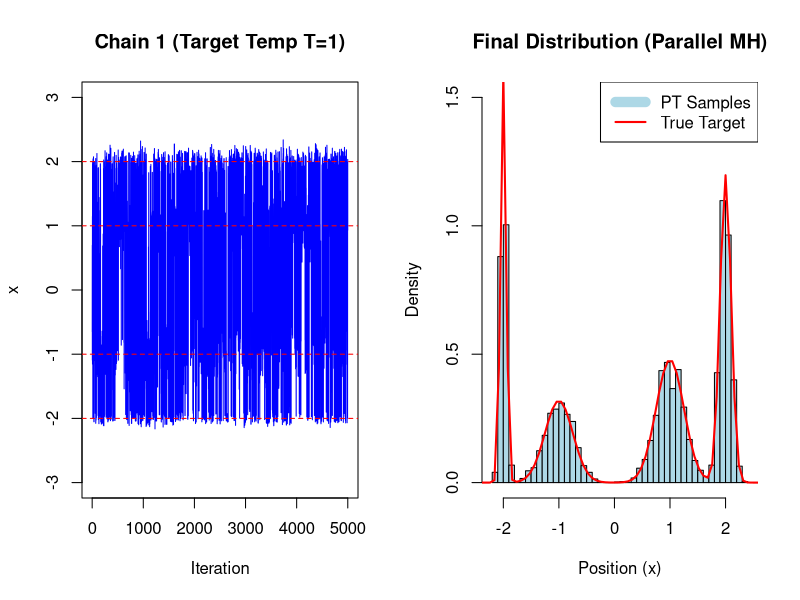
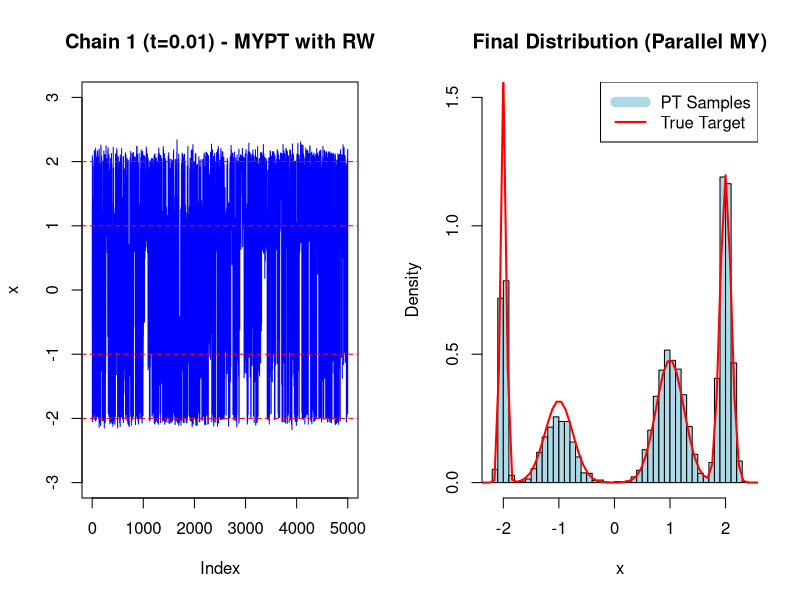
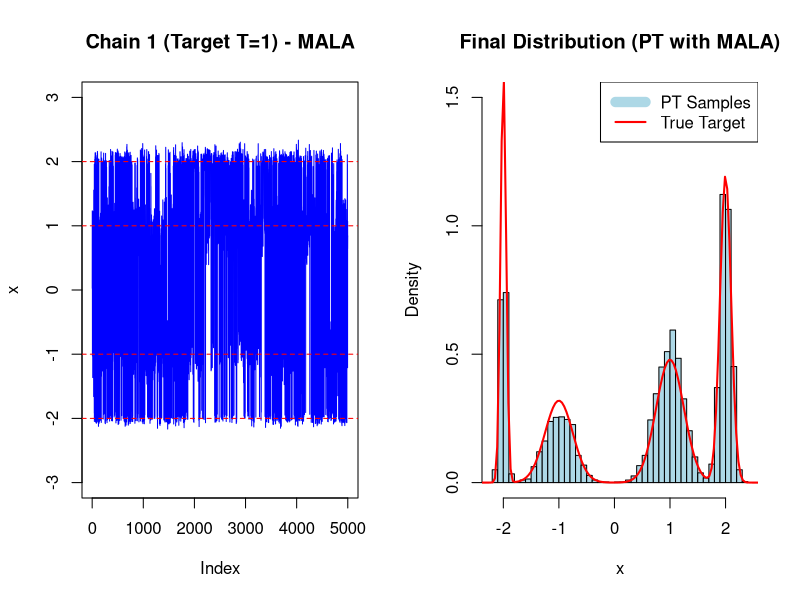

Generate these figures, in order, with R:
# Define Potential
potential = function(x)
{
  mu1 = -2; mu2 = -1; mu3 = 1; mu4 = 2
  sigma1 = 0.05; sigma2 = 0.25; sigma3 = 0.25; sigma4 = 0.1
  density_val = 0.2 * dnorm(x, mean=mu1, sd=sigma1) + 
    0.2 * dnorm(x, mean=mu2, sd=sigma2) + 
    0.3 * dnorm(x, mean=mu3, sd=sigma3) + 
    0.3 * dnorm(x, mean=mu4, sd=sigma4) 
  return(-log(density_val))
}

# define a grid for calculations
grid = seq(-4, 4, length.out = 2000)

# Pre-calculate the Potential on this grid (black line data)
potential_on_grid = sapply(grid, potential)

# Moreau Envelope and Proximal Operator Calculation
# we solve the optimization problem: min_y { U(y) + (1/2t) * ||x - y||^2 }
moreau_func = function(x, t)
{
  if(t==0){
    return(list(val = potential(x), 0))
  }
  penalty = (1/(2*t))*(x-grid)^2
  objectives = potential_on_grid + penalty
  min_idx = which.min(objectives)
  min_value = min(objectives)                
  return(list(val = min_value, prox = grid[min_idx])) # Return the minimized value and proximal  
}

density_val = function(x, t){
  return(exp(-1*moreau_func(x, t)$val))
}


# Parallel Tempering Algorithm
# 1. Using MH-ALgo based Markov chains 
run_parallel_mh = function(iter, n_chains) 
{
  # T=1 is target. T=High is flat.
  temps = exp(seq(log(1), log(50), length.out = n_chains))
  betas = 1/temps 
  
  chain_states = matrix(0, nrow = iter, ncol = n_chains)
  
  #Initialize
  current_x = rep(0, n_chains)
  
  tot_iter = 0
  swap_success = 0
  
  for(i in 1:iter){
    for(k in 1:n_chains){
      # Propose new spot
      x_old = current_x[k]
      x_new = x_old + rnorm(1, mean=0, sd=0.5) # Random walk
      
      # Calculate Energy Difference
      U_old = potential(x_old)
      U_new = potential(x_new)
      
      # Acceptance Ratio = exp(-beta *(U_new - U_old))
      log_ratio = -betas[k] *(U_new - U_old)
      
      if(log(runif(1)) < log_ratio){
        current_x[k] = x_new
      }
    }
    
    # swapping chain k and k+1
    for (k in 1:(n_chains - 1)) {
      chain_i = k
      chain_j = k + 1
      
      x_i = current_x[chain_i]
      x_j = current_x[chain_j]
      
      # The Swap Acceptance Formula = min(1, exp((Beta_i-Beta_j)*(U(x_i)-U(x_j))))
      d_beta = betas[chain_i]-betas[chain_j]
      d_energy = potential(x_i)-potential(x_j)
      
      log_swap_ratio = d_beta * d_energy
      
      if (log(runif(1)) < log_swap_ratio) {
        # Perform Swap
        temp = current_x[chain_i]
        current_x[chain_i] = current_x[chain_j]
        current_x[chain_j] = temp
        
        swap_success = swap_success + 1
      }
      tot_iter = tot_iter + 1
    }
    # Store states
    chain_states[i, ] = current_x
  }
  
  cat("Swap Acceptance Rate:", round(swap_success/tot_iter, 3), "\n")
  return(list(chains = chain_states, temps = temps))
}

# Run and Visualize
res1 = run_parallel_mh(iter = 5000, n_chains = 5)

# Plotting
par(mfrow=c(1,2))

# Trace of the Target Chain
plot(res1$chains[, 1], type="l", col="blue",
     main="Chain 1 (Target Temp T=1)", 
     ylab="x", xlab="Iteration", ylim =c(-3,3))
abline(h=c(-2, -1, 1, 2), col="red", lty=2)


# Plot the Histogram 
hist(res1$chains[,1], probability = TRUE, breaks = 50, col = "lightblue",
     main = "Final Distribution (Parallel MH)",
     ylim = c(0,1.5), xlab = "Position (x)", ylab = "Density")

# Overlay the True Target Density (Red Line)
curve(exp(-potential(x)), from = -4, to = 4, col = "red", lwd = 2, add = TRUE)

# Add legend
legend("topright", legend=c("PT Samples", "True Target"), 
       col=c("lightblue", "red"), lwd=c(10, 2))




# 2. Using MYPT with RW 
run_PT_RW= function(iter, n_chains) {
  # T=0 is target. T=High is flat.
  t_ladder = c(0, exp(seq(log(0.01), log(5), length.out = n_chains-1)))
  
  # Step size
  tau = 0.05
  
  chain_states = matrix(0, nrow = iter, ncol = n_chains)
  current_x = rep(0, n_chains) # Start all at 0
  
  swap_success = 0
  tot_iter = 0
  
  for(i in 1:iter){
    for(k in 1:n_chains){
      t_val = t_ladder[k]
      sigma = 0.5
      
      # RW proposal (symmetric) 
      x_old = current_x[k]
      x_new = x_old + rnorm(1, mean=0, sd=sigma)
      
      # RW accept-reject step
      # Calculate Energy Difference
      U_old = moreau_func(x_old, t_val)$val
      U_new = moreau_func(x_new, t_val)$val
      
      # Acceptance Ratio
      log_ratio = (U_old - U_new)
      
      if(log(runif(1)) < log_ratio){
        current_x[k] = x_new
      }
    }
    
    # Performing the swaps
    for (k in 1:(n_chains - 1)) {
      idx1 = k
      idx2 = k + 1
      
      x1 = current_x[idx1]
      x2 = current_x[idx2]
      t1 = t_ladder[idx1]
      t2 = t_ladder[idx2]
      
      # Ratio = exp(-[(M^t1(x2) + M^t2(x1)) - (M^t1(x1) + M^t2(x2))])
      
      # Calculate Energy of x2 if it moves to chain 1 (and vice versa)
      E_x2_at_t1 = moreau_func(x2, t1)$val
      E_x1_at_t2 = moreau_func(x1, t2)$val
      
      # Calculate Current Energies
      E_x1_at_t1 = moreau_func(x1, t1)$val
      E_x2_at_t2 = moreau_func(x2, t2)$val
      
      # Proposed Energy - Current Energy
      delta_energy = (E_x2_at_t1 + E_x1_at_t2) - (E_x1_at_t1 + E_x2_at_t2)
      
      if(log(runif(1))< -delta_energy){
        # Swap
        temp = current_x[idx1]
        current_x[idx1] = current_x[idx2]
        current_x[idx2] = temp
        swap_success = swap_success + 1
      }
      tot_iter = tot_iter + 1
    }
    chain_states[i, ] = current_x
  }
  cat("Swap Acceptance Rate:", round(swap_success/tot_iter, 3), "\n")
  return(list(chains = chain_states, t_ladder = t_ladder))
}

# Run and Visualize
res2 = run_PT_RW(iter = 5000, n_chains = 5)

# Visualize Chain 1 (The Target Chain)
par(mfrow=c(1,2))
plot(res2$chains[,1], type="l", col="blue", lwd=1,
     main="Chain 1 (t=0.01) - MYPT with RW", ylab="x", ylim = c(-3,3))
abline(h=c(-2, -1, 1, 2), col="red", lty=2)

# Visualize Histogram
hist(res2$chains[1:5000, 1], breaks=50, prob=TRUE, col="lightblue",
     main="Final Distribution (Parallel MY)", xlab="x", ylim = c(0,1.5),
     ylab = "Density")

# Overlay the True Target Density (Red Line)
curve(exp(-potential(x)), from = -4, to = 4, col = "red", lwd = 2, add = TRUE)

# Add legend
legend("topright", legend=c("PT Samples", "True Target"), 
       col=c("lightblue", "red"), lwd=c(10, 2))



# 3. Using MYPT with MALA
run_PT_MALA = function(iter, n_chains) {
  # T=0 is target. T=High is flat.
  t_ladder = c(0, exp(seq(log(0.01), log(5), length.out = n_chains-1)))
  
  # Step size
  tau = 0.05
  
  chain_states = matrix(0, nrow = iter, ncol = n_chains)
  current_x = rep(0, n_chains) # Start all at 0
  
  swap_success = 0
  tot_iter = 0
  
  for(i in 1:iter){
    for(k in 1:n_chains){
      t_val = t_ladder[k]
      prox_pt = moreau_func(current_x[k], t_val)$prox
      grad_old = ifelse (t_val != 0,  (1 / t_val) * (current_x[k] - prox_pt), 0)
      
      # Langevin Proposal
      mean_old = current_x[k] - 0.5 * tau * grad_old
      x_new = mean_old + sqrt(tau) * rnorm(1)
      
      # Calculate Energies
      U_old = moreau_func(current_x[k], t_val)$val
      U_new = moreau_func(x_new, t_val)$val
      
      # We need Gradient at x_new to calculate q factors
      prox_new = moreau_func(x_new, t_val)$prox
      grad_new = ifelse (t_val != 0, (1 / t_val) * (x_new - prox_new), 0)
      mean_new = x_new - 0.5 * tau * grad_new
      
      # Prob of proposing x_new given x_old
      log_q_fwd = dnorm(x_new, mean = mean_old, sd = sqrt(tau), log = TRUE)
      # Prob of proposing x_old given x_new (The Reverse Step)
      log_q_rev = dnorm(current_x[k], mean = mean_new, sd = sqrt(tau), log = TRUE)
      
      # MALA Acceptance Ratio
      log_ratio = (U_old - U_new) + (log_q_rev - log_q_fwd)
     
      if(log(runif(1)) < log_ratio){
        current_x[k] = x_new
      }
    }
    
    # Performing the swaps
    for (k in 1:(n_chains - 1)) {
      idx1 = k
      idx2 = k + 1
      
      x1 = current_x[idx1]
      x2 = current_x[idx2]
      t1 = t_ladder[idx1]
      t2 = t_ladder[idx2]
      
      # Ratio = exp(-[(M^t1(x2) + M^t2(x1)) - (M^t1(x1) + M^t2(x2))])
      
      # Calculate Energy of x2 if it moves to chain 1 (and vice versa)
      E_x2_at_t1 = moreau_func(x2, t1)$val
      E_x1_at_t2 = moreau_func(x1, t2)$val
      
      # Calculate Current Energies
      E_x1_at_t1 = moreau_func(x1, t1)$val
      E_x2_at_t2 = moreau_func(x2, t2)$val
      
      # Proposed Energy - Current Energy
      delta_energy = (E_x2_at_t1 + E_x1_at_t2) - (E_x1_at_t1 + E_x2_at_t2)
      
      if(log(runif(1))< -delta_energy){
        # Swap
        temp = current_x[idx1]
        current_x[idx1] = current_x[idx2]
        current_x[idx2] = temp
        swap_success = swap_success + 1
      }
      tot_iter = tot_iter + 1
    }
    chain_states[i, ] = current_x
  }
  cat("Swap Acceptance Rate:", round(swap_success/tot_iter, 3), "\n")
  return(list(chains = chain_states, t_ladder = t_ladder))
}

# Run and Visualize 
res3 = run_PT_MALA(iter = 5000, n_chains = 5)

# Visualize Chain 1 (Target T=1)
par(mfrow=c(1,2))
plot(res3$chains[,1], type="l", col="blue", lwd=1,
     main="Chain 1 (Target T=1) - MALA", ylab="x", ylim = c(-3,3))
abline(h=c(-2, -1, 1, 2), col="red", lty=2)

# Visualize Histogram
hist(res3$chains[1:5000, 1], breaks=50, prob=TRUE, col="lightblue",
     main="Final Distribution (PT with MALA)", xlab="x", ylim = c(0,1.5))
x_grid = seq(-4, 4, length=200)
lines(x_grid, exp(-potential(x_grid)), col="red", lwd=2)

# Add legend
legend("topright", legend=c("PT Samples", "True Target"), 
       col=c("lightblue", "red"), lwd=c(10, 2))
